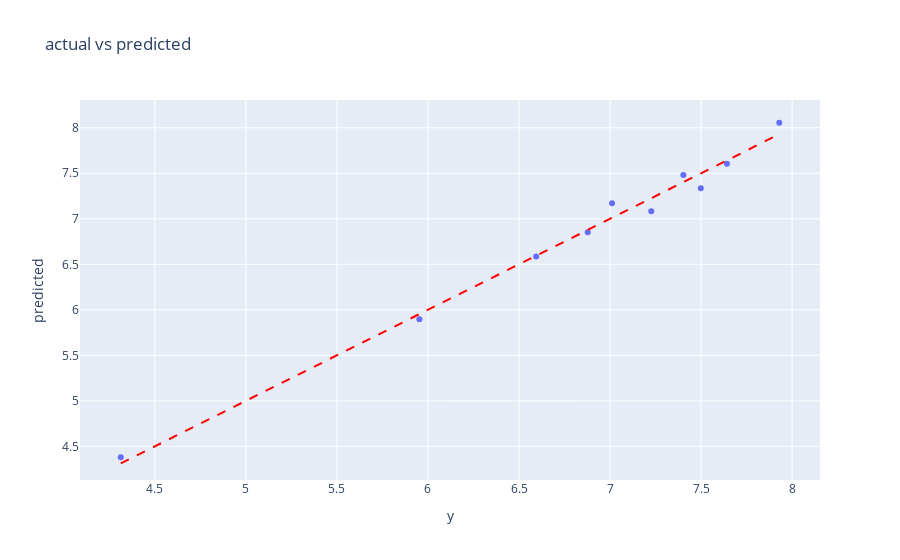

Notebook code for this chart:
### Code cell
for epoch in range(epochs):
    y_pred = X_augmented @ weights
    error = y_pred - y
    loss = np.mean(error ** 2)
    
    grad = 2 * X_augmented.T @ error / len(y)
    weights = weights - lr * grad
    
    if epoch%100 == 0:
        print(f"Epoch: {epoch}, Loss: {loss:.4f}, w: {weights}")
        

print(f"learned weights: {weights}")

df["y_pred"] = X_augmented @ weights

fig = px.scatter(df, x="y", y="y_pred", title="actual vs predicted")
fig.add_shape(type="line", x0=df["y"].min(), x1=df["y"].max(), y0=df["y"].min(), y1=df["y"].max(), line=dict(color="red", dash="dash"))
fig.update_layout(xaxis_title="y", yaxis_title="predicted")
fig.show()

### Figure 1 — Plotly figure (JSON) as saved in the notebook; plotly's stock layout.template omitted (floating-point values rounded to 4 significant figures)
{"data": [{"hovertemplate": "y=%{x}<br>y_pred=%{y}<extra></extra>", "legendgroup": "", "marker": {"color": "#636efa", "symbol": "circle"}, "mode": "markers", "name": "", "orientation": "v", "showlegend": false, "type": "scatter", "x": [7.226, 6.878, 6.594, 7.011, 7.403, 7.498, 7.642, 4.313, 5.953, 7.929], "xaxis": "x", "y": [7.083, 6.853, 6.587, 7.171, 7.482, 7.334, 7.603, 4.381, 5.898, 8.055], "yaxis": "y"}], "layout": {"legend": {"tracegroupgap": 0}, "shapes": [{"line": {"color": "red", "dash": "dash"}, "type": "line", "x0": 4.313, "x1": 7.929, "y0": 4.313, "y1": 7.929}], "title": {"text": "actual vs predicted"}, "xaxis": {"anchor": "y", "domain": [0, 1], "title": {"text": "y"}}, "yaxis": {"anchor": "x", "domain": [0, 1], "title": {"text": "predicted"}}}}
